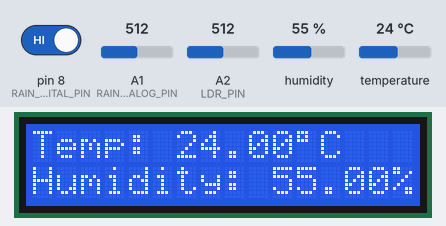
The sketch below on a simulated Arduino Mega 2560, built with avr-gcc and run on an emulated ATmega2560. Shown: 16×2 character LCD. Inputs (shaded band) come from the test bench; at power-on: pin 8 (RAIN_DIGITAL_PIN) HIGH, humidity 55 %, A1 (RAIN_ANALOG_PIN) = 512, A2 (LDR_PIN) = 512, temperature 24 °C.

Above: at 2.7 s.
2.8 s: pin 8 (RAIN_DIGITAL_PIN) driven LOW
At 12.9 s:
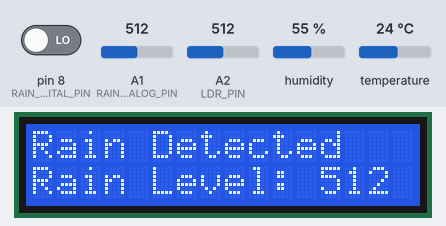
15.7 s: humidity set to 22 %
At 18.7 s:
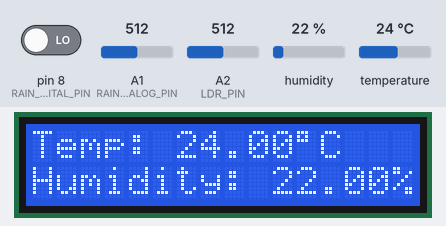
24.7 s: A1 (RAIN_ANALOG_PIN) set to 716
At 29.8 s:
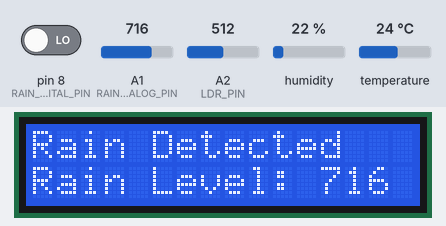
33.7 s: A2 (LDR_PIN) set to 716
At 39.5 s:
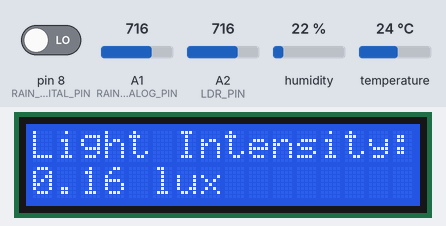
44.0 s: temperature set to 12 °C
At 51.2 s:
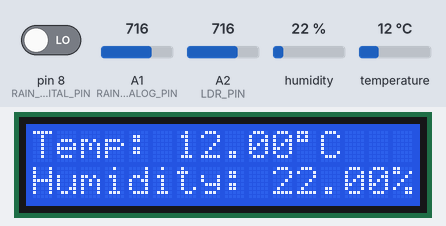
54.2 s: A1 (RAIN_ANALOG_PIN) set to 992
At 61.1 s:
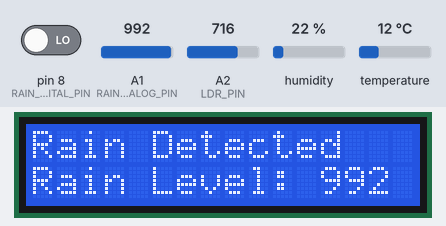
Timing chart, 0 to 62.6 s (numbered marks = the images above; inputs shaded):
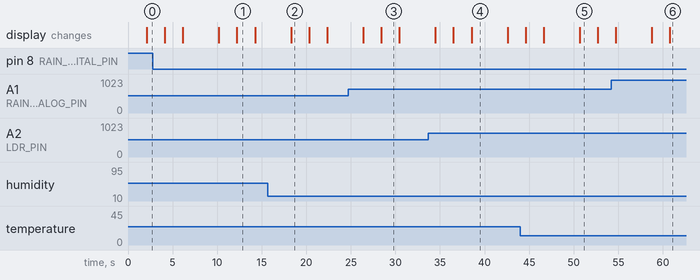

The sketch:

arduinoCode.ino
```cpp
// Arduino Code
#include <Wire.h>
#include <LiquidCrystal_I2C.h>
#include "DHT.h"

// Initialize the LCD with the I2C address and LCD size
LiquidCrystal_I2C lcd(0x27, 16, 2);

// Define DHT sensor type and pin
#define DHTTYPE DHT22
#define DHTPIN 7

// Define Rain Sensor pins
#define RAIN_DIGITAL_PIN 8
#define RAIN_ANALOG_PIN A1

// Define LDR pin
#define LDR_PIN A2

DHT dht(DHTPIN, DHTTYPE);

void setup() {
  lcd.init();                      // Initialize the LCD
  lcd.backlight();                 // Turn on the backlight
  dht.begin();                     // Initialize the DHT sensor
  pinMode(RAIN_DIGITAL_PIN, INPUT); // Set rain sensor digital pin as input
  Serial.begin(9600);              // Initialize serial communication for debugging
  Serial3.begin(115200);           // Initialize Serial3 for communication with ESP32
}

void loop() {
  delay(2000); // Wait a few seconds between measurements

  // Read temperature and humidity
  float humidity = dht.readHumidity();
  float temperature = dht.readTemperature(); // Celsius

  // Check if any reads failed and exit early (to try again).
  if (isnan(humidity) || isnan(temperature)) {
    lcd.setCursor(0, 0);
    lcd.print("Sensor error");
    return;
  }

  // Read rain sensor values
  int rainDigital = digitalRead(RAIN_DIGITAL_PIN);
  int rainAnalog = analogRead(RAIN_ANALOG_PIN);

  // Read LDR value
  int ldrValue = analogRead(LDR_PIN);
  float V_out = ldrValue * (5.0 / 1023.0); // Convert analog value to voltage
  float R_fixed = 10000.0; // 10kΩ resistor
  float R_LDR = (5.0 - V_out) * R_fixed / V_out; // Calculate LDR resistance
  float illuminance = pow((R_LDR / 1000.0), -1.25); // Estimate illuminance (lux)

  // Clear the LCD before printing new values
  lcd.clear();

  // Display temperature and humidity
  lcd.setCursor(0, 0);
  lcd.print("Temp: ");
  lcd.print(temperature);
  lcd.print((char)223); // Degree symbol
  lcd.print("C");

  lcd.setCursor(0, 1);
  lcd.print("Humidity: ");
  lcd.print(humidity);
  lcd.print("%");

  delay(2000); // Display temp and humidity for 2 seconds

  // Clear the LCD before displaying rain status
  lcd.clear();

  // Display rain status
  lcd.setCursor(0, 0);
  if (rainDigital == LOW) {
    lcd.print("Rain Detected");
  } else {
    lcd.print("No Rain");
  }

  lcd.setCursor(0, 1);
  lcd.print("Rain Level: ");
  lcd.print(rainAnalog);

  delay(2000); // Display rain status for 2 seconds

  // Clear the LCD before displaying light intensity
  lcd.clear();

  // Display light intensity
  lcd.setCursor(0, 0);
  lcd.print("Light Intensity:");
  lcd.setCursor(0, 1);
  lcd.print(illuminance);
  lcd.print(" lux");

  delay(2000); // Display light intensity for 2 seconds

  // Send sensor data to ESP32
  String sensorData = String(temperature) + "," + String(humidity) + "," + String(rainDigital) + "," + String(rainAnalog) + "," + String(illuminance);
  Serial3.println(sensorData); // Send data to ESP32 via Serial3
}
```

Measured:
- after the input at 2.8 s, the display: first differs from a run without the input after 9.4 s (image 1)
- what the display in image 1 shows lasts 2.1 s, from 12.2 s to 14.3 s
- what the display in image 4 shows lasts 4.1 s, from 38.5 s to 42.6 s
